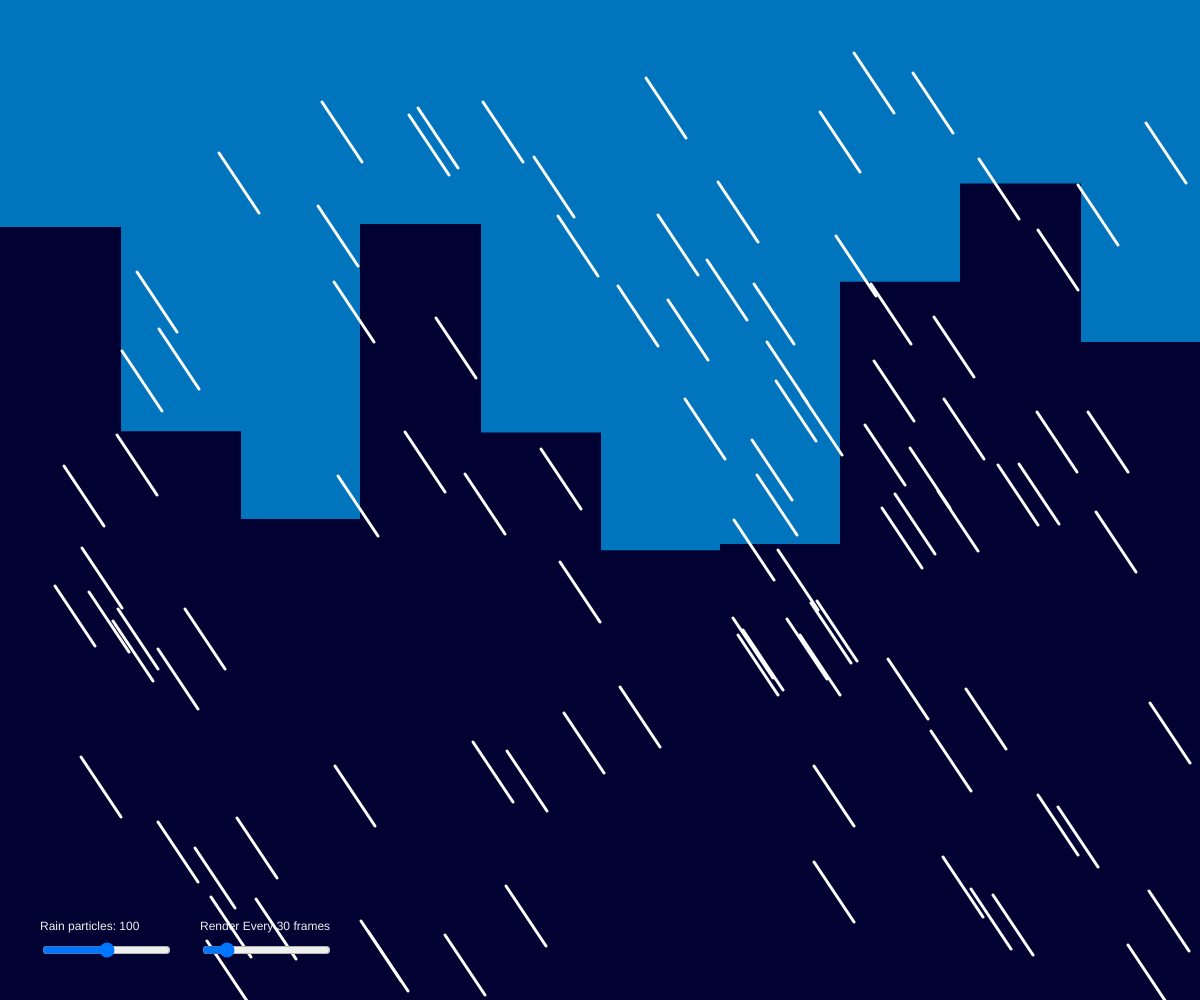
Frame 1 (no input)
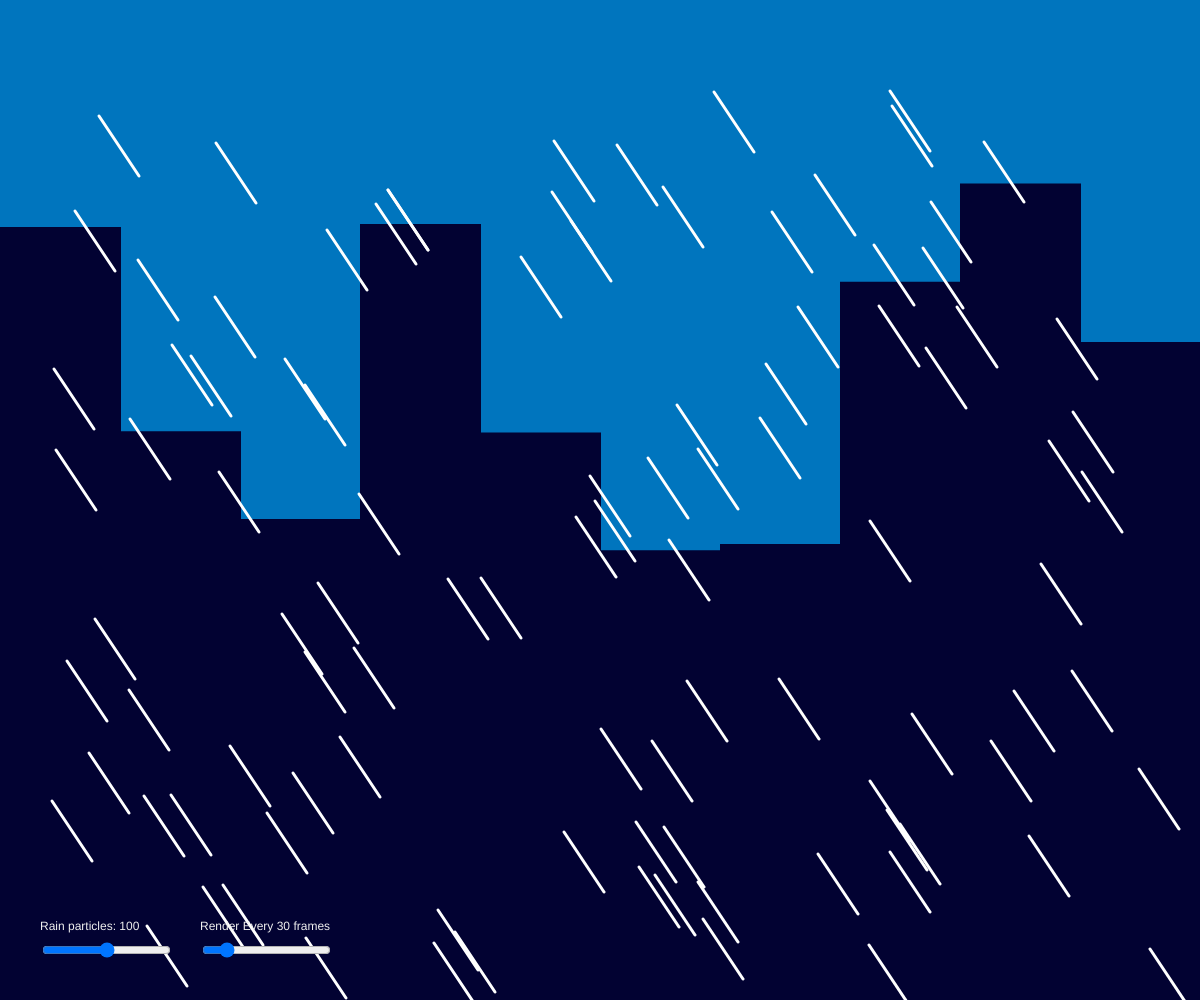
Frame 60 (no input)
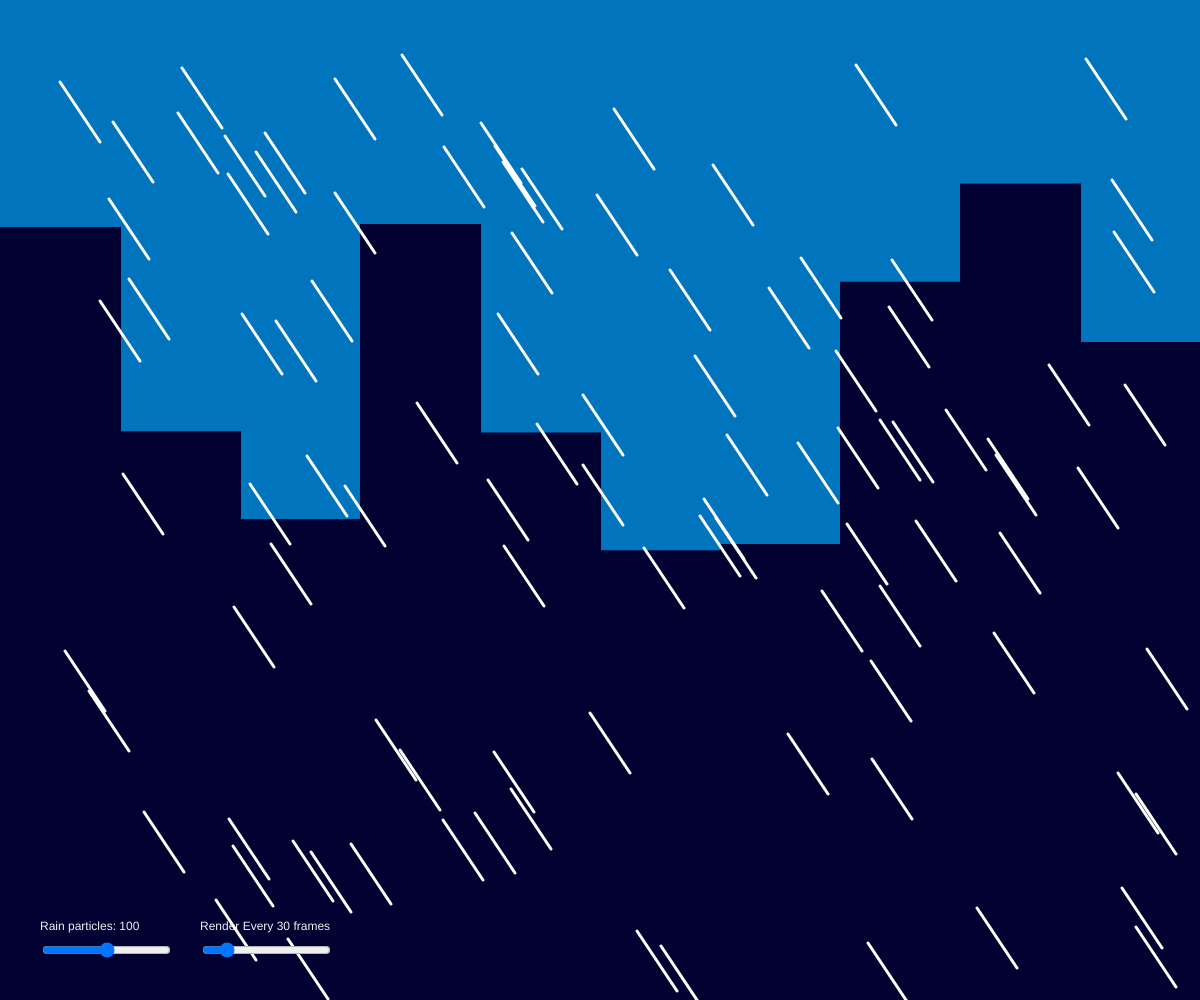
Frame 120 (the mouse pressed at the canvas centre since frame 60)

The p5.js sketch that drew these frames (run headless with seeded random() and noise() and a simulated clock; from frame 60 on, the mouse is pressed at the canvas centre):

// p5.js sketch
// ── sketch.js
// Gesamtanzahl der Gebäude
let buildings = 10

// Anzahl Regenpartikel. Mehr Partikel, mehr Regen.
let rain = 100

// Nach wie vielen Frames der Regen neu generiert werden soll.
let renderEveryFrames = 30

// Positioning Arrays
let heightArray, rainArray;

// UI Slider
let rainSlider, frameSlider;

// custom functions

// Zeichnet die "Stadt"
function drawCity(numberOfBuildings) {
  // Farbe der Gebäude
  fill("#020232");
  noStroke()

  // Corners mode lässt ein Rechteck über 2 Eckpunkte zeichnen
  rectMode(CORNERS)

  // Zeichnet die Gebäude
  for(let i = 0; i < numberOfBuildings; i++) {
    rect(i * (width / numberOfBuildings), // Erste x-Koordinate startet bei x = 0 und geht immer weiter
        height, // Erste y-Koordinate ist immer ganz unten
        i * (width / numberOfBuildings) + 1 + width / numberOfBuildings, // Zweite x-Koordinate ist ie Gebäudebreite + 1px, um die Linien dazwischen zu vermeiden
        heightArray[i]) // Zweite y-Koordinate wird aus dem heightArray genommen, das aus random Höhen generiert wurde
  }
}

// Funktion, um die Position der regentropfen zu generieren
function generateRain(rainAmount) {
  // Kurzschreibweise, um ein array zu generieren: https://stackoverflow.com/questions/5836833/create-an-array-with-random-values
  // In dem Fall werden kleinere Arrays zurückgegeben in der Form [x-Pos, y-Pos]
  rainArray = Array.from({length: rainAmount}, () => [round(random(50, windowWidth - 50)), round(random(50, windowHeight - 50))]);
}

function drawRain(rainAmount) {
  // Zuerst wird gecheck, ob die Positionen der Regentropfen neu generiert werden sollen. Dies passier jeden x-ten Frame. Der Wert kann über den Slider geändert werden
  if(frameCount % frameSlider.value() == 0) {
    // Wenn ja, generiere den Regen (siehe Funktion oben drüber)
    generateRain(rainAmount)
  }

  // Hier wird der Regen tatsächlich gezeichnet
  for( let i = 0; i < rainAmount; i++ ) {
    // x und y Position stammen aus dem generierten Rain array
    let x = rainArray[i][0];
    let y = rainArray[i][1];
    strokeWeight(3);
    stroke("white");
    line(x, y, x + 40, y + 60);
  }
}

// Zwichnet die 2 Slider
function drawUI() {
  noStroke()
  fill("#efefef");
  text("Rain particles: " + rainSlider.value(), 40, height - 70);
  text("Render Every " + frameSlider.value() + " frames", 200, height - 70);
}

// p5.js functions
function setup() {
  // Canvas
  createCanvas(windowWidth, windowHeight);
  // Zu Beginn muss der Regen einmal generiert werden, sonst gibt es einen Fehler
  generateRain(rain)

  // Slider Setup
  rainSlider = createSlider(0, 200, rain);
  rainSlider.position(40, height - 60);
  // Hotfix: Damit nach dem ändern des Sliders kein Fehler auftritt, weil jetzt mehr Regentropfen generiert werden sollen, als das rainArray Positionen hat, wird das rainArray mit der neuen Länger generiert, nachdem sich der Wert des Sliders geändert hat
  rainSlider.input(() => {
    // Generiere den Regen
    generateRain(rainSlider.value())
  })

  frameSlider = createSlider(0, 200, renderEveryFrames);
  frameSlider.position(200, height - 60);

  // Generiere random Gebäudehöhen
  heightArray = Array.from({length: buildings}, () => random(windowHeight/10, windowHeight/1.5));
}

function windowResized() {
  // Gebäudeöhen müssen angepasst werden
  heightArray = Array.from({length: buildings}, () => random(windowHeight/10, windowHeight/1.5));
  resizeCanvas(windowWidth, windowHeight);
}

function draw() {
  background("#0075be");
  drawCity(buildings);
  drawRain(rainSlider.value());
  drawUI();
}
